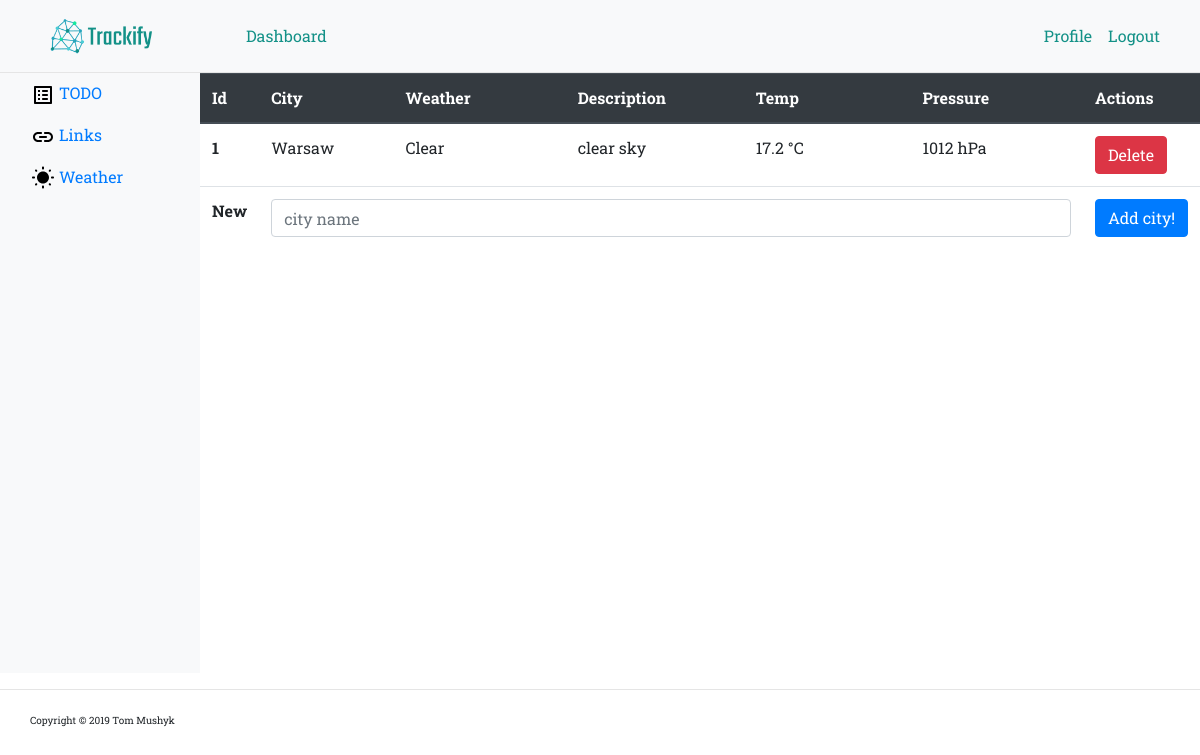
/dashboard/weather (signed in), run on the app's committed database.
### models.py (models this page shows)
class CityCard(db.Model):
    id = db.Column(db.Integer, primary_key=True)
    name = db.Column(db.String(64))
    main = db.Column(db.String(64))
    description = db.Column(db.String(64))
    temp = db.Column(db.Integer)
    pressure = db.Column(db.Integer)
    user_id = db.Column(db.Integer, db.ForeignKey('user.id'), nullable=False)

### main.py (the view, shortened to what this page needs)
@app.route('/dashboard/<app_name>', methods=['GET', 'POST'])
@login_required
def dashboard(app_name):
    if current_user.is_authenticated == True:
        if app_name == 'tasks':
            form = AddTaskForm()
            tasks = Task.query.filter_by(user_id = current_user.id)
            print(current_user.id)
            if form.validate_on_submit():
                task = Task()
                task.title = form.title.data
                task.description = form.description.data
                task.dateAdded = datetime.utcnow()
                task.user_id = current_user.id
                print(task)
                try:
                    db.session.add(task)
                    db.session.commit()
                    flash(u'Task {} Added!'.format(task.title), 'success')
                    return redirect(url_for('.dashboard', app_name="tasks"))
                except:
                    flash(u'Cant add this task', 'error')
                    return redirect(url_for('.dashboard', app_name="tasks"))
            return render_template('dashboard_apps/tasks.html', form=form, tasks=tasks)
        elif app_name == 'weather':
            cards = CityCard.query.filter_by(user_id = current_user.id)
            form = AddWeatherForm()
            appid = 'a7decb12f5f033829a2d5d0adc40c03a'
            return render_template('dashboard_apps/weather.html', form=form, cards=cards)
    else:
        return redirect(url_for('.login'))

### forms.py
class AddWeatherForm(FlaskForm):
    name = StringField('Site name', validators=[DataRequired()])
    submit = SubmitField('Add city!')

### main.py (called while the page is built)
@login_manager.user_loader
def load_user(user_id):
    return User.query.get(int(user_id))

### templates/dashboard_apps/weather.html (shortened to what this page needs)
{% extends "dashboard.html" %}
{% block main %}
    <div class="col-md" style="padding:0px; margin:0px;">
        <table class="table">
          <thead class="thead-dark">
            <tr>
              <th style="width:5%" scope="col">Id</th>
              <th style="width:15%" scope="col">City</th>
              <th style="width:20%" scope="col">Weather</th>
              <th style="width:20%" scope="col">Description</th>
                <th style="width:20%" scope="col">Temp</th>
                <th style="width:20%" scope="col">Pressure</th>
                <th style="width:20%" scope="col">Actions</th>
            </tr>
          </thead>
          <tbody>
            {% for card in cards %}
            <tr>
              <th class="counter" scope="row"></th>
              <td>{{ card.name }}</td>
              <td>{{ card.main }}</td>
                <td>{{ card.description }}</td>
                <td>{{ card.temp }} °C</td>
                <td>{{ card.pressure }} hPa</td>
              <td>
                  <form action="{{ url_for('.deleteCityCard', id=card.id) }}" method="post">
                      <input type="submit" value="Delete" class="btn btn-danger"></input></form>
              </td>
            </tr>
            {% endfor %}
             <form action="/dashboard/weather" method="post" novalidate style="max-width: 500px">
            <tr>
              <th scope="row">New</th>
              <td colspan="5">
                {{ form.name(size=32, class_="form-control", placeholder="city name") }}
                </td>
              <td>
                {{ form.submit(class_="btn btn-primary") }}
              </td>
            </tr>
            </form>
          </tbody>
        </table>
    </div>
{% endblock main %}

### static/css/style.css (style rules this page uses)
* { font-family: 'Roboto Slab', serif; }
body { counter-reset: cnt; }
.counter::before { counter-increment: cnt; content: counter(cnt); }

### data on the page
CityCard: name "Warsaw", main "Clear", description "clear sky", temp "17.2", pressure "1012"
